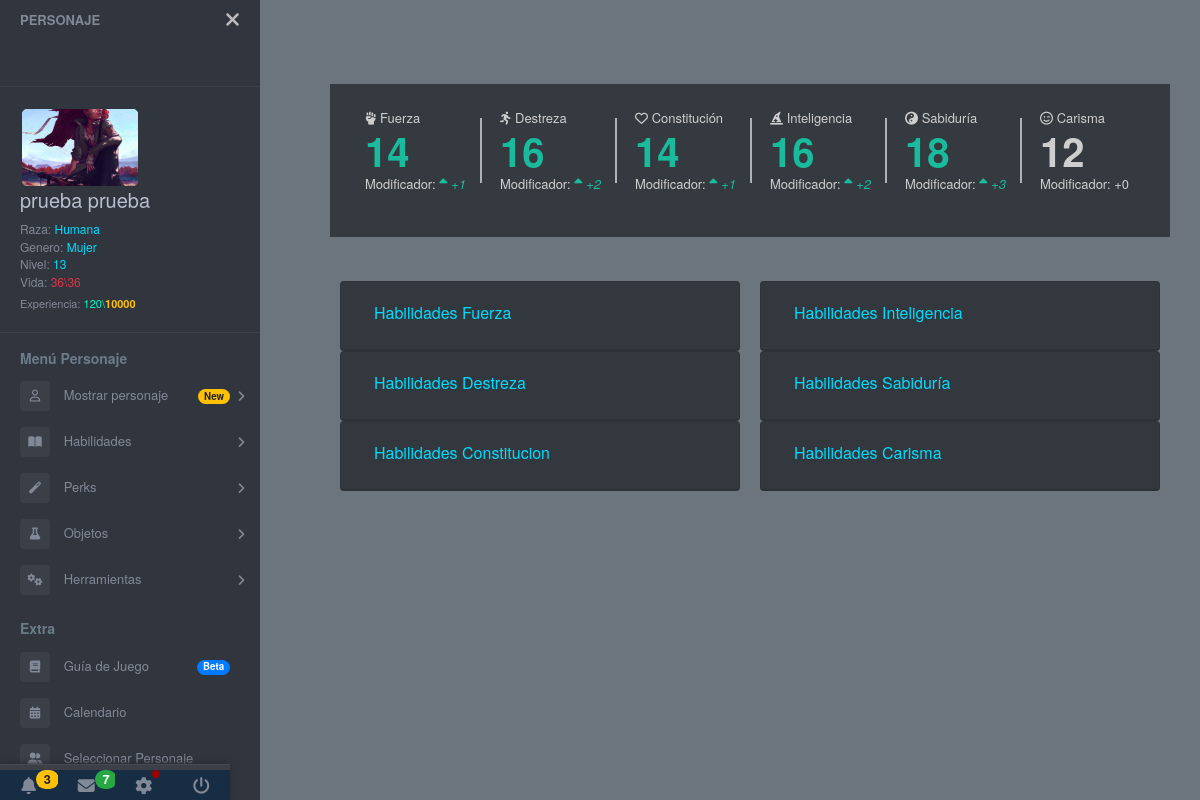
The page /core/showCharacter.php?actualCharacterId=2 (signed in) on the database its author committed.
### tables this page shows
CREATE TABLE `characterpj` (
  `id` int(10) NOT NULL,
  `name` varchar(255) NOT NULL,
  `raze` varchar(255) NOT NULL,
  `gender` varchar(255) DEFAULT NULL,
  `level` int(10) NOT NULL,
  `actualExperience` int(20) NOT NULL,
  `cthulhuKnowledge` int(10) NOT NULL,
  `inspiration` int(10) NOT NULL,
  `actualStress` int(10) NOT NULL,
  `strengthBase` int(10) NOT NULL,
  `dexterityBase` int(10) NOT NULL,
  `constitutionBase` int(10) NOT NULL,
  `inteligenceBase` int(10) NOT NULL,
  `wisdomBase` int(10) NOT NULL,
  `charismaBase` int(10) NOT NULL,
  `velocityBase` int(10) NOT NULL,
  `biography` text DEFAULT NULL,
  `createDate` date DEFAULT NULL,
  `updateDate` date DEFAULT NULL,
  `deleteDate` date DEFAULT NULL,
  `idUser` int(11) DEFAULT NULL
);

### models/characterDAO.php (called while the page is built, shortened)
<?php
class characterDAO
{
    var $id;
    var $mysqli;
    function __construct()
    {
        include_once 'accesDB.php';
        $this->mysqli = ConnectDB();
    }
    function getCharacter()
    {
        $sql = "SELECT * from characterpj WHERE id=$this->id";
        $toRet = $this->mysqli->query($sql);
        return mysqli_fetch_assoc($toRet);
    }
    function setId($id)
    {
        $this->id = $id;
    }
}

### models/accesDB.php (called while the page is built)
<?php
function ConnectDB()
{
    $mysqli = new mysqli("localhost","userDNC","userDNC","dungeonscthulhu");
	if ($mysqli->connect_errno) {
        echo "Can´t access to DB";
        return false;
	}
	else{
        $mysqli->set_charset("utf8");
		return $mysqli;
	}
}
?>

### view/showCharacter.php (the view, shortened to what this page needs)
<link href="../resources/css/custom.min.css" rel="stylesheet">
<div class="row my-4">
    <div class="tile_count col-xl-12 py-4 bg-dark text-molon">
        <div class="col-xl-2 col-lg-2 col-md-4 col-sm-4 tile_stats_count">
            <span class="count_top"><i class="fas fa-fist-raised"></i> Fuerza</span>
            <div class="count <?php if ($data["strengthBase"] > 12) {
                                    echo "green";
                                } else {
                                    if ($data["strengthBase"] < 12) {
                                        echo "red";
                                    } else {
                                        echo "gray";
                                    }
                                } ?>"><?php echo $data["strengthBase"]; ?></div>
            <span class="count_bottom">Modificador:
                <?php
                if ($modifierArray[0] > 0) {
                    echo '<i class="green">
                    <i class="fa fa-sort-asc"></i>' . $modifierArray[0] .
                        '</i>';
                }
                ?>
            </span>
        </div>
        <div class="col-xl-2 col-lg-2 col-md-4 col-sm-4 tile_stats_count">
            <span class="count_top"><i class="fas fa-running"></i> Destreza</span>
            <div class="count <?php if ($data["dexterityBase"] > 12) {
                                    echo "green";
                                } else {
                                    if ($data["dexterityBase"] < 12) {
                                        echo "red";
                                    } else {
                                        echo "gray";
                                    }
                                } ?>"><?php echo $data["dexterityBase"]; ?></div>
            <span class="count_bottom">Modificador:
                <?php
                if ($modifierArray[1] > 0) {
                    echo '<i class="green">
                    <i class="fa fa-sort-asc"></i>' . $modifierArray[1] .
                        '</i>';
                }
                ?>
            </span>
        </div>
        <div class="col-xl-2 col-lg-2 col-md-4 col-sm-4 tile_stats_count">
            <span class="count_top"><i class="far fa-heart"></i> Constitución</span>
            <div class="count <?php if ($data["constitutionBase"] > 12) {
                                    echo "green";
                                } else {
                                    if ($data["constitutionBase"] < 12) {
                                        echo "red";
                                    } else {
                                        echo "gray";
                                    }
                                } ?>"><?php echo $data["constitutionBase"]; ?></div>
            <span class="count_bottom">Modificador:
                <?php
                if ($modifierArray[2] > 0) {
                    echo '<i class="green">
                    <i class="fa fa-sort-asc"></i>' . $modifierArray[2] .
                        '</i>';
                }
                ?>
            </span>
        </div>
        <div class="col-xl-2 col-lg-2 col-md-4 col-sm-4 tile_stats_count">
            <span class="count_top"><i class="fas fa-hat-wizard"></i> Inteligencia</span>
            <div class="count <?php if ($data["inteligenceBase"] > 12) {
                                    echo "green";
                                } else {
                                    if ($data["inteligenceBase"] < 12) {
                                        echo "red";
                                    } else {
                                        echo "gray";
                                    }
                                } ?>"><?php echo $data["inteligenceBase"]; ?></div>
            <span class="count_bottom">Modificador:
                <?php
                if ($modifierArray[3] > 0) {
                    echo '<i class="green">
                    <i class="fa fa-sort-asc"></i>' . $modifierArray[3] .
                        '</i>';
                }
                ?>
            </span>
        </div>
        <div class="col-xl-2 col-lg-2 col-md-4 col-sm-4 tile_stats_count">
            <span class="count_top"><i class="fas fa-yin-yang"></i> Sabiduría</span>
            <div class="count <?php if ($data["wisdomBase"] > 12) {
                                    echo "green";
                                } else {
                                    if ($data["wisdomBase"] < 12) {
                                        echo "red";
                                    } else {
                                        echo "gray";
                                    }
                                } ?>"><?php echo $data["wisdomBase"]; ?></div>
            <span class="count_bottom">Modificador:
                <?php
                if ($modifierArray[4] > 0) {
                    echo '<i class="green">
                    <i class="fa fa-sort-asc"></i>' . $modifierArray[4] .
                        '</i>';
                }
                ?>
            </span>
        </div>
        <div class="col-xl-2 col-lg-2 col-md-4 col-sm-4 tile_stats_count">
            <span class="count_top"><i class="far fa-smile-wink"></i> Carisma</span>
            <div class="count <?php if ($data["charismaBase"] > 12) {
                                    echo "green";
                                } else {
                                    if ($data["charismaBase"] < 12) {
                                        echo "red";
                                    } else {
                                        echo "gray";
                                    }
                                } ?>"><?php echo $data["charismaBase"]; ?></div>
            <span class="count_bottom">Modificador:
                <?php
                if ($modifierArray[5] > 0) {
                    echo '<i class="green">
                    <i class="fa fa-sort-asc"></i>' . $modifierArray[5] .
                        '</i>';
                } else {
                    if ($modifierArray[5] < 0) {
                        echo '<i class="red">
                        <i class="fa fa-sort-desc"></i>' . $modifierArray[5] .
                            '</i>';
                    } else {
                        echo $modifierArray[5] .
                            '</i>';
                    }
                }
                ?>
            </span>
        </div>
    </div>
</div>
<div class="col-xl-12 container">
    <div class="row">
        <div class="col-xl-6 col-md-12" id="accordion">
            <div class="card bg-dark">
                <div class="card-header" id="headingOne">
                    <h5 class="mb-0">
                        <button class="btn btn-link" data-toggle="collapse" data-target="#collapseOne" aria-expanded="false" aria-controls="collapseOne">
                            Habilidades Fuerza
                        </button>
                    </h5>
                </div>
            </div>
            <div class="card bg-dark">
                <div class="card-header" id="headingTwo">
                    <h5 class="mb-0">
                        <button class="btn btn-link" data-toggle="collapse" data-target="#collapseTwo" aria-expanded="false" aria-controls="collapseTwo">
                            Habilidades Destreza
                        </button>
                    </h5>
                </div>
            </div>
            <div class="card bg-dark">
                <div class="card-header" id="headingThree">
                    <h5 class="mb-0">
                        <button class="btn btn-link" data-toggle="collapse" data-target="#collapseThree" aria-expanded="false" aria-controls="collapseThree">
                            Habilidades Constitucion
                        </button>
                    </h5>
                </div>
            </div>
        </div>
        <div class="col-xl-6 col-md-12" id="accordion">
            <div class="card bg-dark">
                <div class="card-header" id="headingFour">
                    <h5 class="mb-0">
                        <button class="btn btn-link" data-toggle="collapse" data-target="#collapseFour" aria-expanded="false" aria-controls="collapseFour">
                            Habilidades Inteligencia
                        </button>
                    </h5>
                </div>
            </div>
            <div class="card bg-dark">
                <div class="card-header" id="headingFive">
                    <h5 class="mb-0">
                        <button class="btn btn-link" data-toggle="collapse" data-target="#collapseFive" aria-expanded="false" aria-controls="collapseFive">
                            Habilidades Sabiduría
                        </button>
                    </h5>
                </div>
            </div>
            <div class="card bg-dark">
                <div class="card-header" id="headingSix">
                    <h5 class="mb-0">
                        <button class="btn btn-link" data-toggle="collapse" data-target="#collapseSix" aria-expanded="false" aria-controls="collapseSix">
                            Habilidades Carisma
                        </button>
                    </h5>
                </div>
            </div>
        </div>
    </div>
</div>

### resources/css/lateralBar.css (style rules this page uses)
body { font-size: 0.9rem; }

### resources/css/core.css (style rules this page uses)
body, html { height: 100%; }

### rows shown on the page
characterpj: strengthBase "14", dexterityBase "16", constitutionBase "14", inteligenceBase "16", wisdomBase "18", charismaBase "12"

### other values the page prints
$_SESSION["actualCharacterName"] "prueba prueba"
$_SESSION["actualCharacterRaze"] "Humana"
$_SESSION["actualCharacterGender"] "Mujer"
$_SESSION["actualCharacterLvl"] "13"
$_SESSION["life"] "36"
$_SESSION["actualCharacterExp"] "120"
$_SESSION["nextLevel"] "10000"
$modifierArray[0] "+1"
$modifierArray[1] "+2"
$modifierArray[2] "+1"
$modifierArray[3] "+2"
$modifierArray[4] "+3"
$modifierArray[5] "+0"
